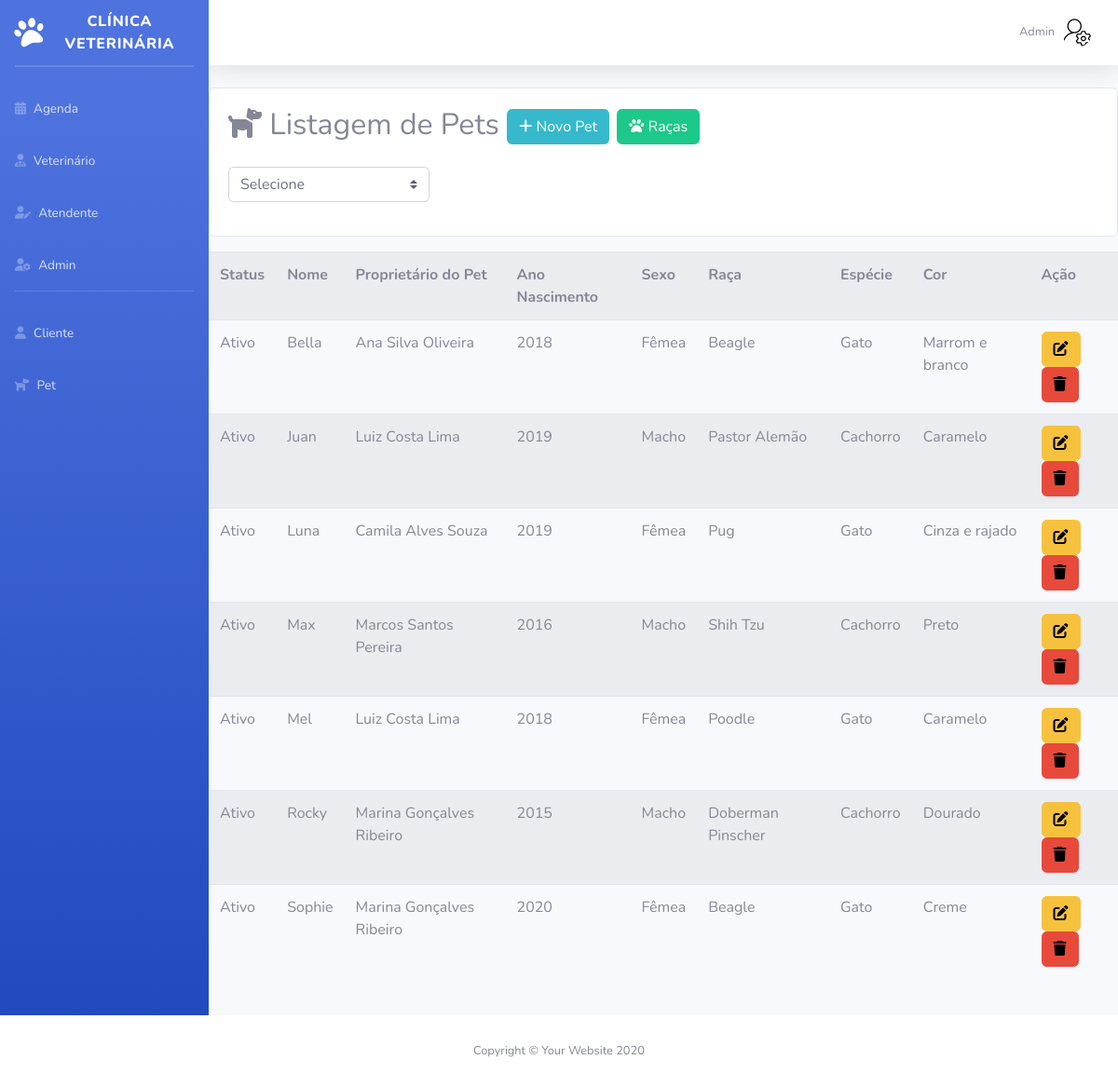
The page /Sistema/Admin/listagemPet.php (signed in) on the database its author committed.
### tables this page shows
CREATE TABLE `pet` (
  `id` int(11) NOT NULL,
  `statusPet` varchar(10) NOT NULL,
  `nome` varchar(100) NOT NULL,
  `especie` varchar(50) NOT NULL,
  `anoNascimento` int(11) NOT NULL,
  `sexo` varchar(15) NOT NULL,
  `cor` varchar(50) NOT NULL,
  `obs` varchar(300) DEFAULT NULL,
  `cliente_id` int(11) NOT NULL,
  `raca_id` int(11) DEFAULT NULL
);

CREATE TABLE `cliente` (
  `id` int(11) NOT NULL,
  `status` varchar(15) NOT NULL,
  `nome` varchar(200) NOT NULL,
  `telefone` varchar(20) NOT NULL,
  `endereco` varchar(200) NOT NULL,
  `cep` varchar(15) NOT NULL,
  `numero` int(6) NOT NULL,
  `cidade` varchar(100) NOT NULL,
  `UF` varchar(2) NOT NULL,
  `sexo` varchar(1) NOT NULL,
  `dataNascimento` varchar(50) NOT NULL,
  `CPF` varchar(14) NOT NULL,
  `email` varchar(200) NOT NULL,
  `dataCadastro` date NOT NULL DEFAULT current_timestamp()
);

CREATE TABLE `raca` (
  `id` int(11) NOT NULL,
  `statusRaca` varchar(15) NOT NULL,
  `nome` varchar(100) NOT NULL,
  `descricao` varchar(100) DEFAULT NULL,
  `especie` varchar(15) DEFAULT NULL
);

### Sistema/Admin/listagemPet.php (the view, shortened to what this page needs)
<?php
require_once("conexao.php");
?>
<!DOCTYPE html>
<html lang="pt-br">
<head>
    <link href="vendor/fontawesome-free/css/all.min.css" rel="stylesheet" type="text/css">
    <link href="css/sb-admin-2.min.css" rel="stylesheet">
</head>
<body id="page-top">
    <div id="wrapper">
        <?php require_once("sidebarAdmin.php"); ?>
        <div id="content-wrapper" class="d-flex flex-column">
            <div id="content">
                <?php require_once("topbarAdmin.php"); ?>
                <div class="card mt-3 mb-3">
                    <div class="card-body">
                        <h2><i class="fa-solid fa-dog"></i> Listagem de Pets <a href="cadastroPet.php" class="btn btn-info btn-sn"><i class="fa-solid fa-plus" style="color: #ffffff;"></i> Novo Pet</a>
                            <a href="listagemRaca.php" class="btn btn-success btn-sn"><i class="fa-solid fa-paw"></i> Raças</a>
                        </h2>
                        <form method="post">
                            <div class="row mb-3 mt-4">
                                <div class="col-3">
                                    <select name="cliente_id" class="custom-select" aria-label="Large select example" onchange="this.form.submit()">
                                        <option value="">Selecione</option>
                                    </select>
                                </div>
                            </div>
                        </form>
                        <?php
                        $sql = "SELECT p.id, p.statusPet, p.nome, p.especie, p.anoNascimento, p.sexo, p.cor, c.nome as clienteNome, r.nome as racaNome
                        FROM pet p
                        INNER JOIN cliente c ON p.cliente_id = c.id
                        INNER JOIN raca r ON p.raca_id = r.id";
                        $sql .= " ORDER BY nome";
                        $resultado = mysqli_query($conexao, $sql);
                        ?>
                    </div>
                </div>
                <?php
                if ($resultado->num_rows > 0) {
                ?>
                    <table class="table table-striped table-hover" id="listaAgenda">
                        <tr>
                            <th>Status</th>
                            <th>Nome</th>
                            <th>Proprietário do Pet</th>
                            <th>Ano Nascimento</th>
                            <th>Sexo</th>
                            <th>Raça</th>
                            <th>Espécie</th>
                            <th>Cor</th>
                            <th>Ação</th>
                        </tr>
                        <?php
                        while ($row = $resultado->fetch_assoc()) {
                            $clienteNome = isset($row["clienteNome"]) ? $row["clienteNome"] : "";
                            $racaNome = isset($row["racaNome"]) ? $row["racaNome"] : "";
                            echo "<tr><td>" . $row["statusPet"] . "</td><td>" . $row["nome"] . "</td><td>" . $clienteNome . "</td><td>" . $row["anoNascimento"] . "</td><td>" . $row["sexo"] . "</td><td>" . $racaNome . "</td><td>" . $row["especie"] . "</td><td>" . $row["cor"] . "</td>";
                        ?>
                            <td>
                                <a href="editarPet.php?id=<?= $row['id'] ?>" class="btn btn-warning"><i class="fa-solid fa-pen-to-square" style="color: #000000;"></i></a>
                                <a href="listagemPet.php?id=<?= $row['id'] ?>" class="btn btn-danger" onclick="return confirm('Confirma exclusão?')"><i class="fa-solid fa-trash" style="color: #000000;"></i></a>
                            </td>
                            </tr>
                        <?php
                        }
                        ?>
                    </table>
                    <br>
                <?php
                } else {
                    echo "Nenhum resultado encontrado.";
                }
                ?>
            </div>
            <?php require_once("footer.php"); ?>
</body>
</html>

### rows shown on the page
pet: statusPet "Ativo", nome "Bella", cliente.nome "Ana Silva Oliveira", anoNascimento "2018", sexo "Fêmea", raca.nome "Beagle", especie "Gato", cor "Marrom e branco"
pet: statusPet "Ativo", nome "Juan", cliente.nome "Luiz Costa Lima", anoNascimento "2019", sexo "Macho", raca.nome "Pastor Alemão", especie "Cachorro", cor "Caramelo"
pet: statusPet "Ativo", nome "Luna", cliente.nome "Camila Alves Souza", anoNascimento "2019", sexo "Fêmea", raca.nome "Pug", especie "Gato", cor "Cinza e rajado"
pet: statusPet "Ativo", nome "Max", cliente.nome "Marcos Santos Pereira", anoNascimento "2016", sexo "Macho", raca.nome "Shih Tzu", especie "Cachorro", cor "Preto"
pet: statusPet "Ativo", nome "Mel", cliente.nome "Luiz Costa Lima", anoNascimento "2018", sexo "Fêmea", raca.nome "Poodle", especie "Gato", cor "Caramelo"
pet: statusPet "Ativo", nome "Rocky", cliente.nome "Marina Gonçalves Ribeiro", anoNascimento "2015", sexo "Macho", raca.nome "Doberman Pinscher", especie "Cachorro", cor "Dourado"
pet: statusPet "Ativo", nome "Sophie", cliente.nome "Marina Gonçalves Ribeiro", anoNascimento "2020", sexo "Fêmea", raca.nome "Beagle", especie "Gato", cor "Creme"
